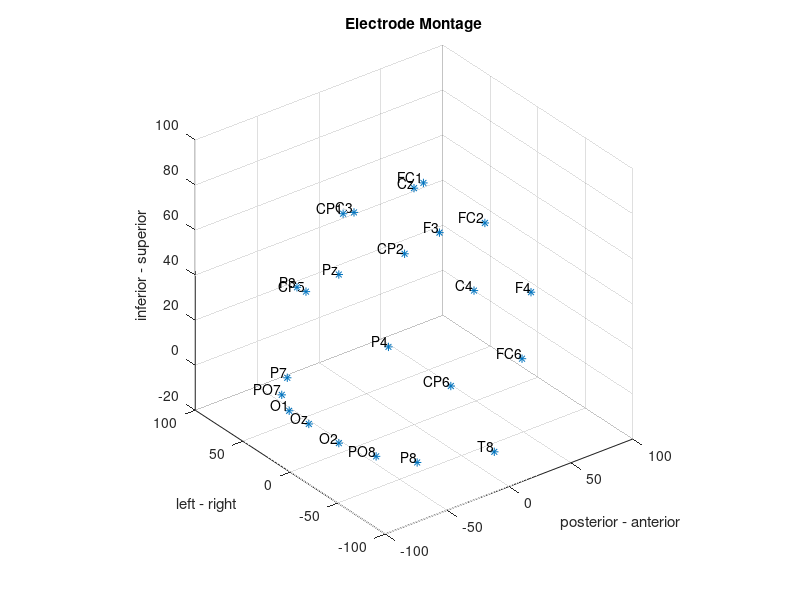

Recreate this plot in MATLAB. (Note: this script raises an error after producing the figure.)
% plot electrode locations
load('chan_locs.mat')

chan_coordinates = chan_locs{2,1};
plot3(chan_coordinates(1,:),chan_coordinates(2,:),chan_coordinates(3,:),'*')
grid on 
axis square

title('Electrode Montage')
xlabel('posterior - anterior')
ylabel('left - right')
zlabel('inferior - superior')

labels = chan_locs{1,1};
text(chan_coordinates(1,:),chan_coordinates(2,:),chan_coordinates(3,:),labels,'VerticalAlignment','bottom','HorizontalAlignment','right')

%% Import data
load('group_01_sujet_01.mat')
load('Header.mat')

%extract subject 1, session 1
data = samples(:,[1:33,66,67]); 
data_header = Header(1,[1:33,66,67]);

measures_per_second = 512; 
exp_duration = data(end,1); %in seconds

%% re-sructure data
%240 trials, 40 targets, 200 non-targets (divided into two blocks)
% assign to trials
trial_rown = find((data(:,34)~=0) & (data(:,34) <100)); 
start = 0; 
trial_rown = [start; trial_rown]; 

idx = [1 : (length(trial_rown)-1)]; 
trialn = zeros(length(data),1); 

for i = idx 
     if  ((data(:,1) < trial_rown(i)) & (i == 240))
       trialn([trial_rown(i+1):length(data)],1) = i;    
     elseif ((data(:,1) < trial_rown(i+1))& (i ~= 1))
       trialn([trial_rown(i+1):trial_rown(i+2)],1) = i;
     elseif ((data(:,1) < trial_rown(i+1))& (i == 1))
        trialn([trial_rown(i+1):trial_rown(i+2)],1) = i;
    end
end

data = [data trialn];

%average for each time point across all trials 
count_trial_rows = zeros(length(data),1); 

for i = idx
    sub_rown = find(data(:,36)== i); 
    sub_count = [1:length(sub_rown)]'; %number of items in trial

    row_values = [sub_rown(1):sub_rown(length(sub_rown))];    
    count_trial_rows(row_values) = sub_count ; 
end

data = [data count_trial_rows];

%average over column for each row that represents the same time point
avg_elec_time = zeros(max(data(:,37)),32);

for i = 1 : max(data(:,37)) 
   time_pnt = find(data(:,37)== i); 
   electrodes_at_time = data(time_pnt,:);
   avg_elec = mean(electrodes_at_time(:,[2:33])); 
   avg_elec_time(i,:) = avg_elec; 
end

%% plot ERP
time = [1:4775]';
chan2plot = 10;
figure
yt = movmean(avg_elec_time([1:4775],chan2plot),50); 
plot(time, yt)
set(gca, 'xlim',[0 4775])
title(['ERP at electrode ', num2str(chan2plot)])

%during P3 time window
time = [1:4775]';
chan2plot = 10;
figure
yt = movmean(avg_elec_time([1:4775],chan2plot),50); 
plot(time, yt)
set(gca, 'xlim',[0 800])
set(gca, 'ylim',[62540 62600])
title(['ERP at electrode ', num2str(chan2plot)])
xlabel('time (ms)')
ylabel('Voltage (mV)')
xt = [285];
yt = [62590];
str = {'P300'};
text(xt,yt,str)

%% PCA !!
%Calculate for 2 variables using eigenvector function
cov2 = cov(data(:,[2,3])); 
[v2,d2] = eig(cov2);

%check using pca function
[PCCOEFF, PCVEC] = pca(data(:,[2,3])); 

%all
[PCCOEFF2, PCVEC2] = pca(data(:,[2:33])); 
cov_matrix = cov(data(:,[2:33])); 

%% determine which variable contributes the most in a principal component
number_of_principle_components = 32;
number_of_variables = 32;

correlation_matrix = zeros(number_of_principle_components, number_of_variables);

for i = 1:number_of_principle_components
for j = 1:number_of_variables
correlation = corr(PCVEC2(:,i),cov_matrix(:,j));
correlation_matrix(i,j) = correlation;
end
end

pos_corr = max(correlation_matrix');
neg_corr = min(correlation_matrix'); 
corrs = [pos_corr; neg_corr]; 

max_corr_per_component = max(abs(corrs)); 

for i = 1 : 32
if corrs(1,i) == max_corr_per_component(i) ||corrs(2,i) == max_corr_per_component(i) 
    
else 
    max_corr_per_component(i) = max_corr_per_component(i) * (-1); 
end
end

%now which column does the biggest correlation come from?
corr_location = zeros(2,32);

for i = 1:number_of_principle_components
    [row_idx, col_idx] = find(correlation_matrix == max_corr_per_component(i));
    corr_location(1,i) = row_idx;
    corr_location(2,i) = col_idx;
end

%biggest single contributor of 4 most important principle components
elecs_of_4_pc = corr_location(2,[1:4]); 

%% plot waveforms
load('Header.mat')
elec_labels = Header(2:33); 
elec_labels = strrep(elec_labels,'_1','');
pc_elecs = elec_labels(elecs_of_4_pc); 

figure;
for i = 1:length(elecs_of_4_pc)
subplot(2,2,i)
time = [1:4775]';
chan2plot = elecs_of_4_pc(i);
yt = movmean(avg_elec_time([1:4775],chan2plot),50); 
plot(time, yt)
set(gca, 'xlim',[0 4775])
title(['PC #', num2str(i), 'ERP at electrode ', pc_elecs(i)])
xlabel('time (ms)')
ylabel('Voltage (mV)')
end

%% plot electrodes 3D
mz = zeros(1,4); 
for i = 1:4
value = strcmp(pc_elecs(i),labels);
m = find(value == 1);
mz(i) = m; 
end

figure;
plot3(chan_coordinates(1,:),chan_coordinates(2,:),chan_coordinates(3,:),'*')
hold on
plot3(chan_coordinates(1,mz),chan_coordinates(2,mz),chan_coordinates(3,mz),'*','markerSize',10, 'markerEdgeColor','r')
grid on
axis square
title('Electrode Montage')
xlabel('posterior - anterior')
ylabel('left - right')
zlabel('inferior - superior')
labels = chan_locs{1,1};
text(chan_coordinates(1,:),chan_coordinates(2,:),chan_coordinates(3,:),labels,'VerticalAlignment','bottom','HorizontalAlignment','right')

%% plot P300
figure;
time = [1:800]';
chan2plot = elecs_of_4_pc(3);
yt = movmean(avg_elec_time([1:800],chan2plot),50); 
plot(time, yt)
patch([265 335 335 265],[100000 100000 0 0],[0.6 0.6 0.6])
alpha(.5)
set(gca, 'xlim',[0 800])
set(gca, 'ylim',[59015 59050])
title(['PC #3; ERP at electrode FC1'])
xlabel('time (ms)')
ylabel('Voltage (mV)')
xt = [270];
yt = [59047];
str = {'P300'};
text(xt,yt,str,'Color','r')

